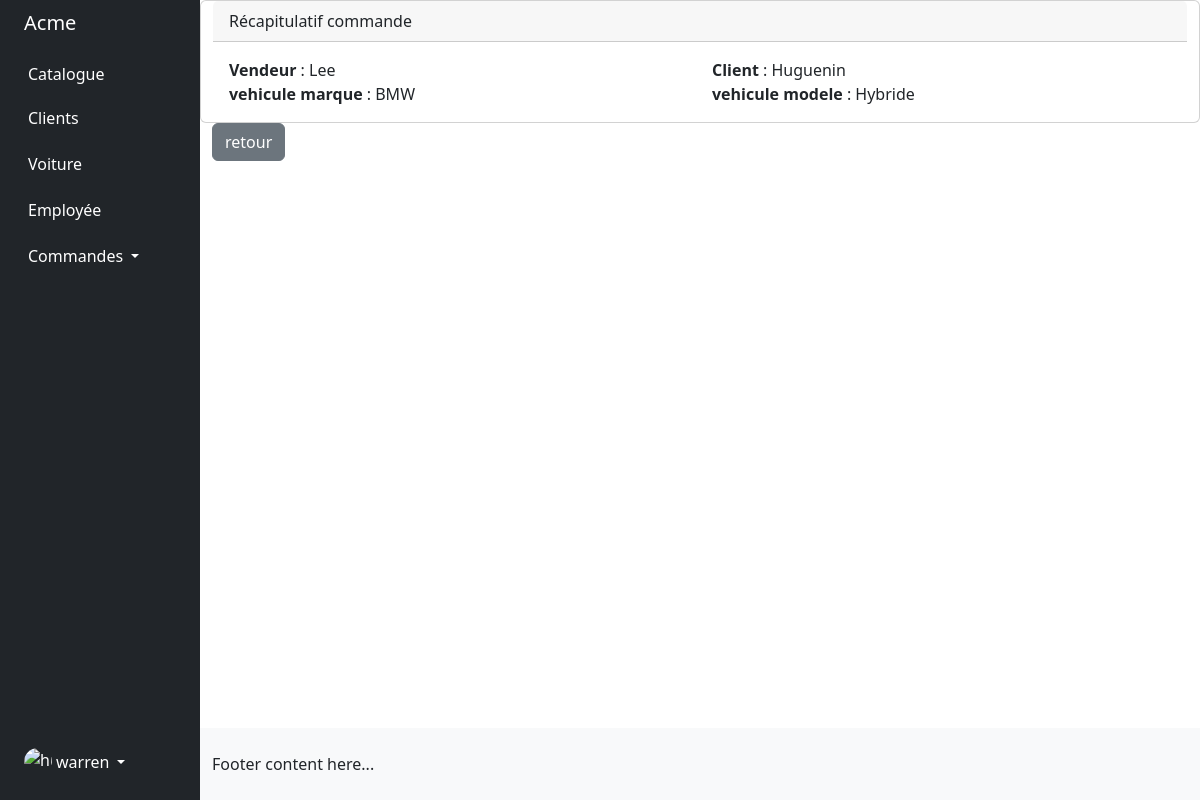
Page /crm_acme/commandes/2 (signed in) on the committed database.
### bdd/models/Commande.py (models this page shows)
class Commande(models.Model):
    pk_employee = models.ForeignKey(Employee, on_delete=models.PROTECT)
    pk_client = models.ForeignKey(Client, on_delete=models.PROTECT)
    id_voiture = models.ForeignKey(Voiture, on_delete=models.PROTECT)
    date_commande = models.DateField(verbose_name="Date de validation de la commande", auto_now_add=True)

### bdd/models/Employee.py (models this page shows, shortened)
class Employee(models.Model):
    user = models.OneToOneField(User, on_delete=models.CASCADE)
    no_tel_regex = RegexValidator(
        regex="[0-9]{10}", message="veuillez entrer un numéro de téléphone valide."
    )
    no_tel = models.CharField(validators=[no_tel_regex], max_length=10, blank=True)
    rue = models.CharField(max_length=56, blank=True)
    ville = models.CharField(max_length=56, blank=True)
    code_postale_regex = RegexValidator(
        regex="[0-9]*$", message="veuillez entrer un code postal valide."
    )
    code_postale = models.CharField(max_length=56, blank=True)

### bdd/models/Client.py (models this page shows, shortened)
class Client(models.Model):
    date_mise_a_jour = models.DateField(verbose_name="Date de mise à jour", auto_now=True)
    nom = models.CharField(max_length=56)
    prenom = models.CharField(max_length=56)
    email = models.EmailField(max_length=56, unique=True)
    no_tel_regex=RegexValidator(
        regex="[0-9]{10}", message="veuillez entrer un numéro de téléphone valide."
    )
    no_tel = models.CharField(validators=[no_tel_regex], max_length=10)
    rue = models.CharField(max_length=56)
    ville = models.CharField(max_length=56)
    code_postale_regex = RegexValidator(
        regex="[0-9]*$", message="veuillez entrer un code postal valide."
    )
    code_postale = models.CharField(max_length=56)
    date_inscription = models.DateField(verbose_name="Date d'inscription", auto_now_add=True)

### bdd/models/Voiture.py (models this page shows, shortened)
class Voiture(models.Model):
    id_marque = models.ForeignKey(Marque, on_delete=models.PROTECT)
    modele = models.CharField(max_length=56)
    photo = models.ImageField(upload_to="voitures", blank=True, null=True)
    annee = models.IntegerField()
    date_entree = models.DateField(verbose_name="Date d'entrée au catalogue", auto_now_add=True)
    date_sortie = models.DateField(null=True, blank=True)
    pk_acheteur = models.ForeignKey(Employee, null=True, default=None, on_delete=models.CASCADE, related_name="employee")
    prix = models.FloatField()

### bdd/models/Marque.py (models this page shows)
class Marque(models.Model):
    label = models.CharField(max_length=56)

### bdd/Templates/commande/commande_detail.html
{% extends 'base.html' %}
{% block content %}
<div class="card">
  <div class="card-header">
    Récapitulatif commande
  </div>
  <div class="card-body">
    <div class="row">
      <div class="col">
        <strong> Vendeur </strong> : {{ commande.pk_employee.user.last_name }} <br>
      </div>
       <div class="col">
        <strong> Client </strong> : {{ commande.pk_client.nom }} <br>
      </div>
    </div>
    <div class="row">
      <div class="col">
        <strong> vehicule marque  </strong> : {{ commande.id_voiture.id_marque.label }} <br>
      </div>
       <div class="col">
        <strong> vehicule modele </strong> : {{ commande.id_voiture.modele }} <br>
      </div>
    </div>
  </div>
</div>
<div class="col">
      <a href="{% url 'commandes' %}" class="btn btn-secondary">retour</a>
  </div>
{% endblock %}

### bdd/Templates/base.html (shortened to what this page needs)
<!DOCTYPE html>
<html lang="en">
{% load static %}
<head>
    <link href="https://cdn.jsdelivr.net/npm/bootstrap@5.2.0-beta1/dist/css/bootstrap.min.css" rel="stylesheet">
     <link rel="stylesheet" href="https://use.fontawesome.com/releases/v5.15.4/css/all.css"/>
</head>
<body>
<div class="container-fluid overflow-hidden">
    <div class="row vh-100 overflow-auto">
        <div class="col-12 col-sm-3 col-xl-2 px-sm-2 px-0 bg-dark d-flex sticky-top">
            <div class="d-flex flex-sm-column flex-row flex-grow-1 align-items-center align-items-sm-start px-3 pt-2 text-white">
                <a href="{% url 'voitures' %}" class="d-flex align-items-center pb-sm-3 mb-md-0 me-md-auto text-white text-decoration-none">
                    <span class="fs-5">A<span class="d-none d-sm-inline">cme</span></span>
                </a>
                <ul class="nav nav-pills flex-sm-column flex-row flex-nowrap flex-shrink-1 flex-sm-grow-0 flex-grow-1 mb-sm-auto mb-0 justify-content-center align-items-center align-items-sm-start" id="menu">
                    <li class="nav-item">
                        <a href="{% url 'voitures' %}" class="nav-link px-sm-0 px-2 text-white">
                            <span class="ms-1 d-none d-sm-inline">Catalogue</span>
                        </a>
                    </li>
                     <li>
                        <a href="{% url 'clients' %}" class="nav-link px-sm-0 px-2 text-white">
                            <span class="ms-1 d-none d-sm-inline">Clients</span>
                        </a>
                    </li>
                    <li>
                        <a href="{% url 'create_voiture' %}" class="nav-link px-sm-0 px-2 text-white">
                            <span class="ms-1 d-none d-sm-inline">Voiture</span>
                        </a>
                    </li>
                    <li>
                        <a href="{% url 'employees' %}" class="nav-link px-sm-0 px-2 text-white">
                            <span class="ms-1 d-none d-sm-inline">Employée</span>
                        </a>
                    </li>
                    <li class="dropdown">
                        <a href="#" class="nav-link dropdown-toggle px-sm-0 px-1 text-white" id="dropdown" data-bs-toggle="dropdown" aria-expanded="false">
                            <span class="ms-1 d-none d-sm-inline">Commandes</span>
                        </a>
                    </li>
                </ul>
                <div class="dropdown py-sm-4 mt-sm-auto ms-auto ms-sm-0 flex-shrink-1">
                    <a href="#" class="d-flex align-items-center text-white text-decoration-none dropdown-toggle" id="dropdownUser1" data-bs-toggle="dropdown" aria-expanded="false">
                        <img src="https://github.com/mdo.png" alt="hugenerd" width="28" height="28" class="rounded-circle">
                        <span class="d-none d-sm-inline mx-1">{{ user.username }}</span>
                    </a>
                </div>
            </div>
        </div>
        <div class="col d-flex flex-column h-sm-100">
            <main class="row overflow-auto">
                    {% block content %}{% endblock %}
            </main>
            <footer class="row bg-light py-4 mt-auto">
                <div class="col"> Footer content here... </div>
            </footer>
        </div>
    </div>
</div>
</body>
</html>

### rows in the picture
Commande: pk_employee.user.last_name "Lee", pk_client.nom "Huguenin", id_voiture.id_marque.label "BMW", id_voiture.modele "Hybride"

### other values in the picture
{{ user.username }} "warren"
